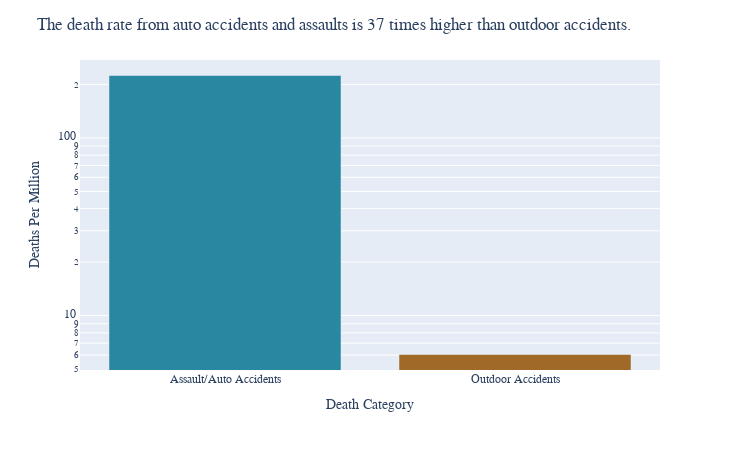

The code cell stored with this chart in its notebook:
### Markdown cell above
This code uses the Pandas library to group and summarize the data and Plotly Express to create a bar chart that displays the death rate per million people for different types of deaths.

The first line of code uses the `replace()` method to group the deaths from 'Assault' and 'Traffic and Transportation' as 'Assault/Auto Accidents' and group the deaths from 'Animals' and 'Forces of Nature' as 'Outdoor Accidents'. This is done by replacing the original categories with the new ones.

The second line of code uses the `groupby()` method to group the data by 'Type' and then use the `sum()` method to sum all the values in each group. The `reset_index()` method is used to reset the index so that the 'Type' column can be used as a variable in the plot.

Combining categories into smaller categories allows to see the drastic difference between groups in this case, by comparing the death rate per million people of Assault/Auto Accidents and Outdoor Accidents, we can observe that the death rate is much higher for Assault/Auto Accidents which is a cause of death that is 37 times more likely to occur than spending time in the outdoors.

### Code cell
df['Type'] = df['Type'].replace({'Assault': 'Assault/Auto Accidents', 'Traffic and Transportation': 'Assault/Auto Accidents',
                      'Animals':'Outdoor Accidents','Forces of Nature':'Outdoor Accidents'})


df = df.groupby(['Type']).sum()
df.reset_index(inplace=True)

fig = px.bar(df, x='Type', y='PerMillion', color='PerMillion',
             color_continuous_scale='earth', labels={'PerMillion':'Deaths Per Million'},
             width=740, height=450)

fig.update_layout(
    xaxis_title='Death Category',
    yaxis_title='Deaths Per Million',
    yaxis=dict(type='log'),
    showlegend=False,
    font=dict(family='Futura'),
    title="The death rate from auto accidents and assaults is 37 times higher than outdoor accidents."
)

fig.update(layout_coloraxis_showscale=False)

fig.show()

### Figure 1 — Plotly figure (JSON) as saved in the notebook; plotly's stock layout.template omitted (floating-point values rounded to 4 significant figures)
{"data": [{"alignmentgroup": "True", "hovertemplate": "Type=%{x}<br>Deaths Per Million=%{marker.color}<extra></extra>", "legendgroup": "", "marker": {"color": [224.4, 6.041], "coloraxis": "coloraxis", "pattern": {"shape": ""}}, "name": "", "offsetgroup": "", "orientation": "v", "showlegend": false, "textposition": "auto", "type": "bar", "x": ["Assault/Auto Accidents", "Outdoor Accidents"], "xaxis": "x", "y": [224.4, 6.041], "yaxis": "y"}], "layout": {"barmode": "relative", "coloraxis": {"colorbar": {"title": {"text": "Deaths Per Million"}}, "colorscale": [[0, "rgb(161, 105, 40)"], [0.1667, "rgb(189, 146, 90)"], [0.3333, "rgb(214, 189, 141)"], [0.5, "rgb(237, 234, 194)"], [0.6667, "rgb(181, 200, 184)"], [0.8333, "rgb(121, 167, 172)"], [1, "rgb(40, 135, 161)"]], "showscale": false}, "font": {"family": "Futura"}, "height": 450, "legend": {"tracegroupgap": 0}, "margin": {"t": 60}, "showlegend": false, "title": {"text": "The death rate from auto accidents and assaults is 37 times higher than outdoor accidents."}, "width": 740, "xaxis": {"anchor": "y", "domain": [0, 1], "title": {"text": "Death Category"}}, "yaxis": {"anchor": "x", "domain": [0, 1], "title": {"text": "Deaths Per Million"}, "type": "log"}}}
